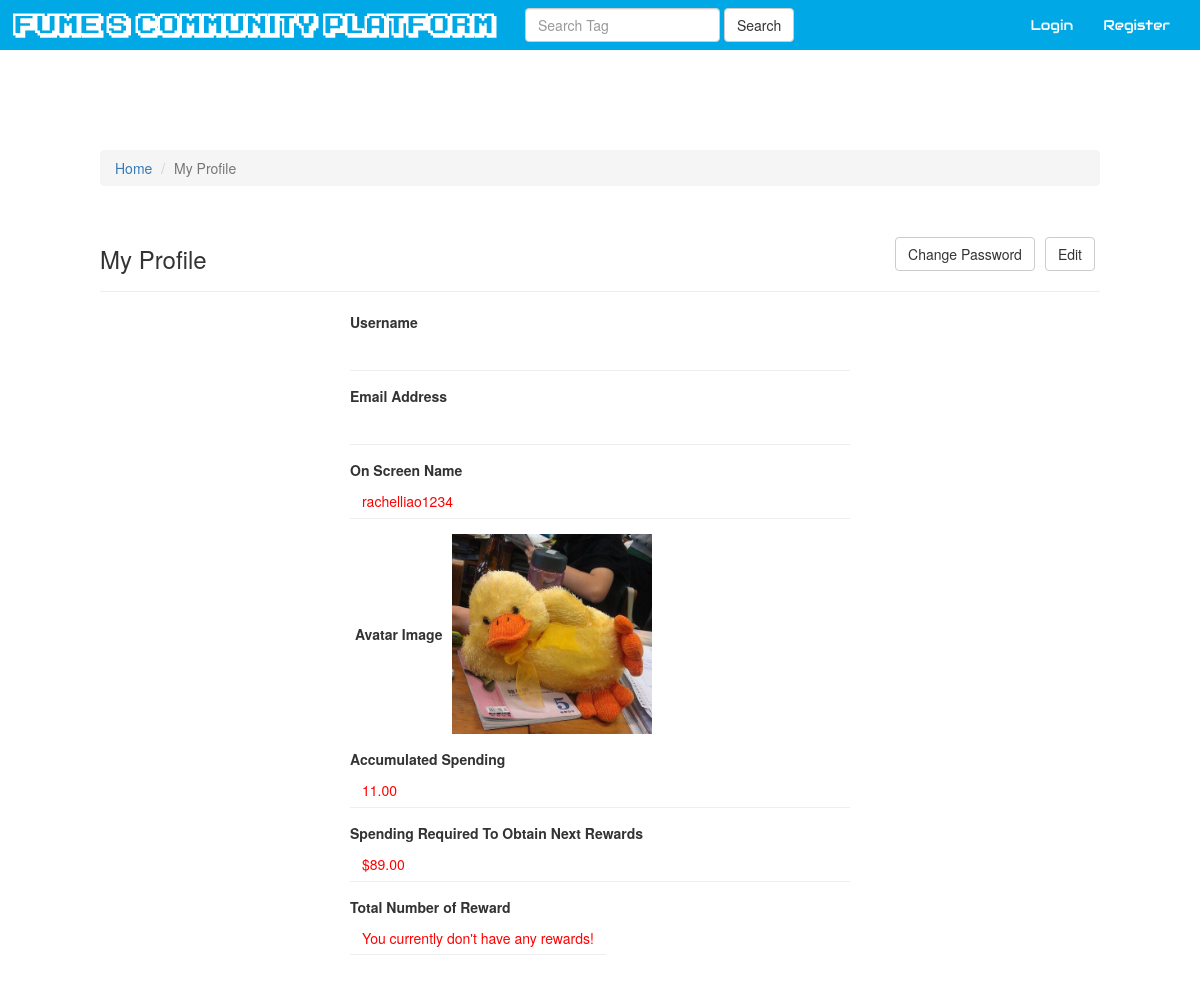
/profile/61/, run on an earlier commit of the app's database.
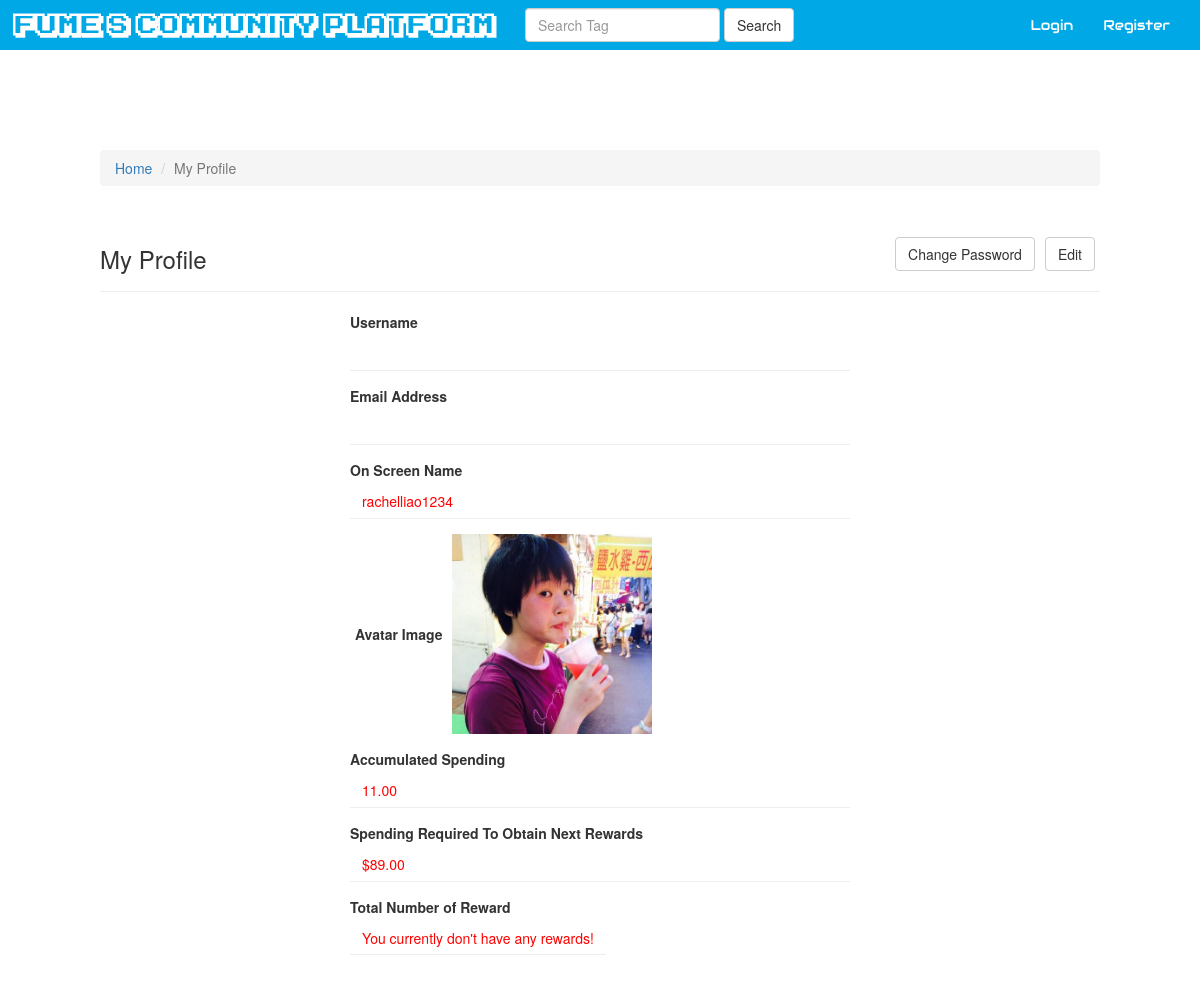
And on a later commit of the database.
### core/models.py (models this page shows, shortened)
class UserProfile(models.Model):
    user = models.OneToOneField(User, on_delete=models.CASCADE, related_name='profile')
    on_screen_name = models.CharField(max_length=200, default=UserConst.DEFAULT_ON_SCREEN_NAME)
    avatar_image = models.ImageField(upload_to=PathUtils.get_avatar_file_name, default=UserConst.DEFAULT_AVATAR_IMAGE_PATH)
    accumulated_spending = models.DecimalField(max_digits=15, decimal_places=2, default=Decimal(0.00))
    def spending_required(self):
        return 100 - self.accumulated_spending

### core/views.py (the view)
# urls.py: url(r'^profile/(?P<pk>\d+)/$', ProfileDetailView.as_view(template_name='core/profile.html'), name='profile'),
class ProfileDetailView(DetailView):
    model = UserProfile
    def get_context_data(self, **kwargs):
        context = super(ProfileDetailView, self).get_context_data(**kwargs)
        context['now'] = timezone.now()
        layers = OrderedDict()
        layers['Home'] = reverse('homepage')
        layers['My Profile'] = '#'
        context['layers'] = layers
        rewards_batches = RewardsBatch.objects.filter(user_id=self.request.user.id, expiration_date__gte=context['now']) \
                                                .values('expiration_date', 'issue_date') \
                                                .annotate(values=Sum('value')) \
                                                .order_by('expiration_date')
        context['rewards_batches'] = rewards_batches
        total_number_of_rewards = [batch['values'] for batch in rewards_batches.all()]
        context['total_number_of_rewards'] = sum(total_number_of_rewards)
        return context

### core/templates/core/profile.html (shortened to what this page needs)
{% extends "core/profile_base.html" %}
{% block children_content %}
{% with profile=userprofile %}
	<form id="profile-form" method="post" enctype="multipart/form-data">{% csrf_token %}
		<div class="form-group">
			<label class="control-label">Username</label>
			<p class="form-control-static">{{ user.username }}</p>
		</div>
		<div class="form-group">
			<label class="control-label">Email Address</label>
			<p class="form-control-static">{{ user.email }}</p>
		</div>
		<div class="form-group">
			<label class="control-label">On Screen Name</label>
			<p class="form-control-static">{{ profile.on_screen_name }}</p>
		</div>
		<div id="avatar-input" class="form-group row-center margin-between">
			<label class="control-label">Avatar Image</label>
			<img id="preview-avatar" src="{{ profile.avatar_image.url }}"/>
		</div>
		<div class="form-group">
			<label class="control-label">Accumulated Spending</label>
			<p class="form-control-static">{{ profile.accumulated_spending }}</p>
		</div>
		<div class="form-group">
			<label class="control-label">Spending Required To Obtain Next Rewards</label>
			<p class="form-control-static">${{ profile.spending_required }}</p>
		</div>
		<div class="form-group">
			<label class="control-label">Total Number of Reward</label>
			<div class="row-center space-between">
				{% if total_number_of_rewards %}
					<p>{{ total_number_of_rewards }}</p>
					<button class="btn btn-primary" type="button" data-toggle="collapse" data-target="#rewards-table" aria-expanded="false" aria-controls="rewards-table">
						View Details
					</button>
				{% else %}
					<p>You currently don't have any rewards!</p>
				{% endif %}
			</div>
		</div>
	</form>
{% endwith %}
{% endblock %}

### core/templates/core/profile_base.html (shortened to what this page needs)
{% extends "core/base.html" %}
{% load staticfiles %}
{% block children_css %}<link rel="stylesheet" href="{% static 'css/profile.css' %}">{% endblock %}
{% block content %}
<div id="profile-page" class="container-fluid page">
	<div id="profile-info-header">
		{% include "includes/breadcrumb.html" with layers=layers %}
		<div class="page-header">
			<h3>My Profile</h3>
			{% if action == 'edit' %}
				<div class="row-center margin-between">
					<a href="{% url 'profile' user.profile.id %}" class="btn btn-default pull-right">Cancel</a>
					<button type="submit" class="btn btn-default pull-right" form="profile-form">Save</button>
				</div>
			{% else %}
				<div class="row-center margin-between">
					<a href="{% url 'password_change' %}" class="btn btn-default pull-right">Change Password</a>
					<a href="{% url 'edit_profile' userprofile.id %}" class="btn btn-default pull-right">Edit</a>
				</div>
			{% endif %}
		</div>
	</div>
	<div id="profile-info" class="form-content">
		{% block children_content %}{% endblock %}
	</div>
</div>
{% endblock %}

### core/templates/core/base.html (shortened to what this page needs)
{% extends 'base.html' %}
{% load staticfiles %}
{% block css %}
	<link rel="stylesheet" href="{% static 'css/core_common.css' %}">
	{% block children_css %}
	{% endblock %}
	{% endblock %}

### templates/base.html (shortened to what this page needs)
{% load staticfiles %}
<html>
	<head>
		<link rel="stylesheet" href="{% static 'lib/css/bootstrap.min.css' %}">
		<link rel="stylesheet" href="{% static 'css/common.css' %}">
		{% block css %}{% endblock %}
	</head>
	<body>
		{% include "includes/header.html" %}
		{% block content %}
		{% endblock %}
	</body>
</html>

### templates/includes/header.html
{% load static %}
<nav class="navbar navbar-default">
	<div class="container-fluid">
		<div class="navbar-header">
			<a class="navbar-brand" href="{% url 'homepage' %}">
				<img src="{% static 'img/logos/FCP-logo.png' %}" id="logo">
			</a>
		</div>
		<div class="collapse navbar-collapse" id="bs-example-navbar-collapse-1">
			<form class="navbar-form navbar-left" id="search-form" action="{% url 'tagged_games' 'TAG_NAME' %}">
				<div class="form-group">
					<input id="search-tag" type="text" class="form-control" placeholder="Search Tag">
				</div>
				<button type="submit" class="btn btn-default">Search</button>
			</form>
			{% if user.is_authenticated %}
				{% include "includes/header_profile.html" %}
			{% else %}
				<ul class="nav navbar-nav navbar-right" id="info-bar">
					<li><a href="{% url 'login' %}">Login</a></li>
					<li><a href="{% url 'register' %}">Register</a></li>
				</ul>
			{% endif %}
		</div>
	</div>
</nav>

### templates/includes/breadcrumb.html
<ol class="breadcrumb">
	{% for layer_title, layer_url in layers.items %}
		{% if not forloop.last %}
			<li><a href="{{ layer_url }}">{{ layer_title }}</a></li>
		{% else %}
			<li class="active">{{ layer_title }}</li>
		{% endif %}
	{% endfor %}
</ol>

### static/css/common.css (style rules this page uses)
.row-center { display: flex; flex-direction: row; align-items: center; }
.row-center>* { margin-top: 0; margin-bottom: 0; }
.row-center.space-between, .row-end.space-between, .row-start.space-between { justify-content: space-between; }
.row-center.margin-between>*, .row-end.margin-between>*, .row-start.margin-between>* { margin: 0 5px; }
.page-header { display: flex; flex-direction: row; justify-content: space-between; align-items: center; }
.form-content { width: 50%; margin: auto; }
.page { padding: 80px 100px 150px; }
.navbar { border: 0px; border-radius: 0; }
.navbar-default { background-color: rgb(0, 169, 230); }
.navbar-brand { padding: 5px; }
#logo { height: 100%; }
#info-bar>li>a { color: white; font-family: 'Audiowide', cursive; }

### core/static/css/core_common.css (style rules this page uses)
p { color: red; }

### core/static/css/profile.css (style rules this page uses)
#profile-form #preview-avatar { max-width: 200px; max-height: auto }
#profile-form p { padding: 6px 12px; border-bottom: 1px solid #eeeeee; }

What changed in the data, as far as the page shows it:
changed UserProfile "rachelliao1234": avatar_image: a different picture
